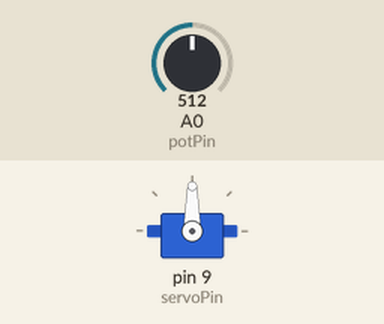
This sketch was run on a simulated Arduino Uno, built with avr-gcc and run on an emulated ATmega328P. Parts: servo. Inputs (shaded band) come from the test bench; at power-on: A0 (potPin) = 512.

Above: at 1.2 s.
1.3 s: A0 (potPin) set to 716
At 2.2 s:
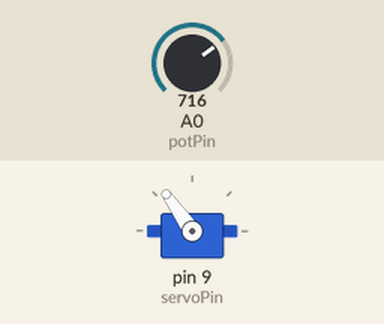
2.8 s: A0 (potPin) set to 900
At 4.0 s:
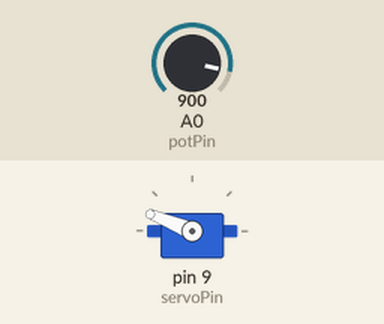
4.3 s: A0 (potPin) set to 1023
At 5.5 s:
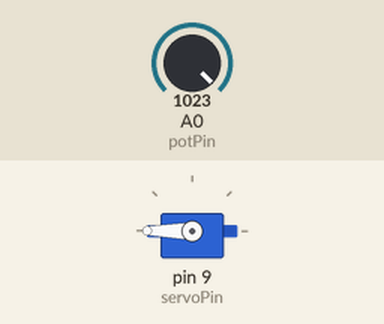
5.8 s: A0 (potPin) set to 306
At 6.5 s:
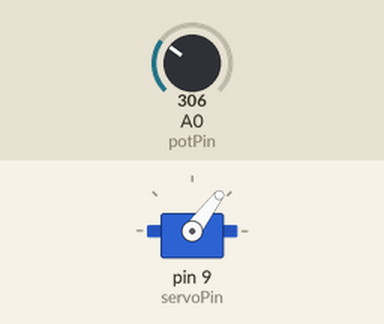
7.3 s: A0 (potPin) set to 122
At 7.9 s:
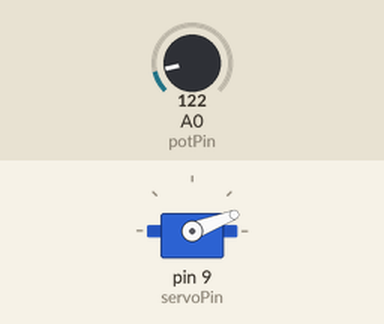
Timing chart, 0 to 9.8 s (numbered marks = the images above; inputs shaded):
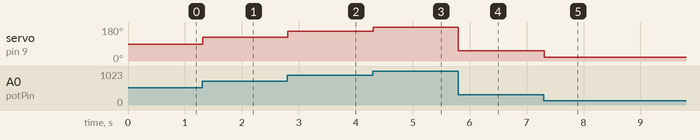

The sketch:

Tugas_4.4_Potensio_dan_Servo.ino
```cpp
const int potPin = A0;  // Pin Potensio
const int servoPin = 9;  // Pin sinyal servo

#include <Servo.h>

Servo myServo;  // membaut objek servo

void setup() {
  myServo.attach(servoPin);  // Pasang servo ke pin
}

void loop() {
  int potValue = analogRead(potPin);  // membaca nilai potensio
  int servoAngle = map(potValue, 0, 1023, 0, 180);  //Petakan nilai pot ke sudut servo
  myServo.write(servoAngle);  // atur angle servo
  delay(15);  // Tunggu hingga servo bergerak
}
```

Measured:
- after the input at 1.3 s, servo on pin 9 (servoPin): 90° → 125° at once
- after the input at 2.8 s, servo on pin 9 (servoPin): 125° → 158° at once
- after the input at 4.3 s, servo on pin 9 (servoPin): 158° → 180° at once
- after the input at 5.8 s, servo on pin 9 (servoPin): 180° → 53° at once
- after the input at 7.3 s, servo on pin 9 (servoPin): 53° → 21° at once
